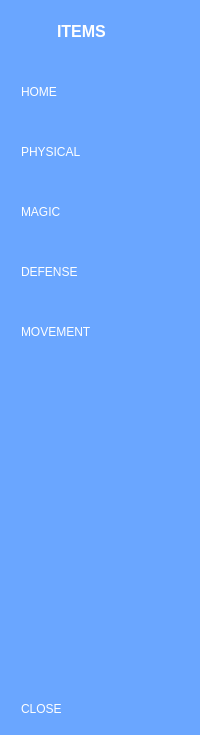
     <widget class="QWidget" name="icon_name_widget" native="true">
      <property name="styleSheet">
       <string notr="true">QWidget{
background-color: rgb(106, 166, 255);
color:white;
	
}

QPushButton{
 color:white;
 text-align:left;
 height:30px;
 border:none;
 padding-left:10px;
 border-top-left-radius:10px;
 border-bottom-left-radius:10px;
}

QPushButton:checked{
 background-color: #F5FAFE;
 color: #1F95EF;
 font-weight:bold;
}</string>
      </property>
      <layout class="QVBoxLayout" name="verticalLayout_4">
       <property name="rightMargin">
        <number>0</number>
       </property>
       <item>
        <layout class="QHBoxLayout" name="horizontalLayout_2">
         <property name="rightMargin">
          <number>20</number>
         </property>
         <item>
          <widget class="QLabel" name="label_2">
           <property name="minimumSize">
            <size>
             <width>40</width>
             <height>40</height>
            </size>
           </property>
           <property name="maximumSize">
            <size>
             <width>40</width>
             <height>40</height>
            </size>
           </property>
           <property name="text">
            <string/>
           </property>
           <property name="pixmap">
            <pixmap resource="resources_items.qrc">:/images/mlbb.jpg</pixmap>
           </property>
           <property name="scaledContents">
            <bool>true</bool>
           </property>
          </widget>
         </item>
         <item>
          <widget class="QLabel" name="label_3">
           <property name="font">
            <font>
             <pointsize>12</pointsize>
             <weight>75</weight>
             <bold>true</bold>
            </font>
           </property>
           <property name="text">
            <string>ITEMS</string>
           </property>
          </widget>
         </item>
        </layout>
       </item>
       <item>
        <layout class="QVBoxLayout" name="verticalLayout_2">
         <property name="spacing">
          <number>30</number>
         </property>
         <property name="topMargin">
          <number>20</number>
         </property>
         <item>
          <widget class="QPushButton" name="Homename">
           <property name="sizePolicy">
            <sizepolicy hsizetype="Minimum" vsizetype="Minimum">
             <horstretch>0</horstretch>
             <verstretch>0</verstretch>
            </sizepolicy>
           </property>
           <property name="text">
            <string>HOME</string>
           </property>
           <property name="icon">
            <iconset resource="resources_items.qrc">
             <normaloff>:/images/home_button.png</normaloff>:/images/home_button.png</iconset>
           </property>
           <property name="iconSize">
            <size>
             <width>30</width>
             <height>30</height>
            </size>
           </property>
           <property name="checkable">
            <bool>true</bool>
           </property>
           <property name="autoExclusive">
            <bool>true</bool>
           </property>
          </widget>
         </item>
         <item>
          <widget class="QPushButton" name="physicalname">
           <property name="text">
            <string>PHYSICAL</string>
           </property>
           <property name="icon">
            <iconset resource="resources_items.qrc">
             <normaloff>:/images/Blade_of_Despair.webp</normaloff>:/images/Blade_of_Despair.webp</iconset>
           </property>
           <property name="iconSize">
            <size>
             <width>30</width>
             <height>30</height>
            </size>
           </property>
           <property name="checkable">
            <bool>true</bool>
           </property>
           <property name="autoExclusive">
            <bool>true</bool>
           </property>
          </widget>
         </item>
         <item>
          <widget class="QPushButton" name="magicname">
           <property name="text">
            <string>MAGIC</string>
           </property>
           <property name="icon">
            <iconset resource="resources_items.qrc">
             <normaloff>:/images/Genius_Wand.webp</normaloff>:/images/Genius_Wand.webp</iconset>
           </property>
           <property name="iconSize">
            <size>
             <width>30</width>
             <height>30</height>
            </size>
           </property>
           <property name="checkable">
            <bool>true</bool>
           </property>
           <property name="autoExclusive">
            <bool>true</bool>
           </property>
          </widget>
         </item>
         <item>
          <widget class="QPushButton" name="defensename">
           <property name="text">
            <string>DEFENSE</string>
           </property>
           <property name="icon">
            <iconset resource="resources_items.qrc">
             <normaloff>:/images/Antique_Cuirass.webp</normaloff>:/images/Antique_Cuirass.webp</iconset>
           </property>
           <property name="iconSize">
            <size>
             <width>30</width>
             <height>30</height>
            </size>
           </property>
           <property name="checkable">
            <bool>true</bool>
           </property>
           <property name="autoExclusive">
            <bool>true</bool>
           </property>
          </widget>
         </item>
         <item>
          <widget class="QPushButton" name="bootsname">
           <property name="text">
            <string>MOVEMENT</string>
           </property>
           <property name="icon">
            <iconset resource="resources_items.qrc">
             <normaloff>:/images/Swift_Boots.webp</normaloff>:/images/Swift_Boots.webp</iconset>
           </property>
           <property name="iconSize">
            <size>
             <width>30</width>
             <height>30</height>
            </size>
           </property>
           <property name="checkable">
            <bool>true</bool>
           </property>
           <property name="autoExclusive">
            <bool>true</bool>
           </property>
          </widget>
         </item>
        </layout>
       </item>
       <item>
        <spacer name="verticalSpacer_2">
         <property name="orientation">
          <enum>Qt::Vertical</enum>
         </property>
         <property name="sizeHint" stdset="0">
          <size>
           <width>20</width>
           <height>341</height>
          </size>
         </property>
        </spacer>
       </item>
       <item>
        <widget class="QPushButton" name="exitname">
         <property name="text">
          <string>CLOSE</string>
         </property>
         <property name="icon">
          <iconset resource="resources_items.qrc">
           <normaloff>:/images/log_out.png</normaloff>:/images/log_out.png</iconset>
         </property>
         <property name="iconSize">
          <size>
           <width>30</width>
           <height>30</height>
          </size>
         </property>
         <property name="checkable">
          <bool>true</bool>
         </property>
        </widget>
       </item>
      </layout>
     </widget>
